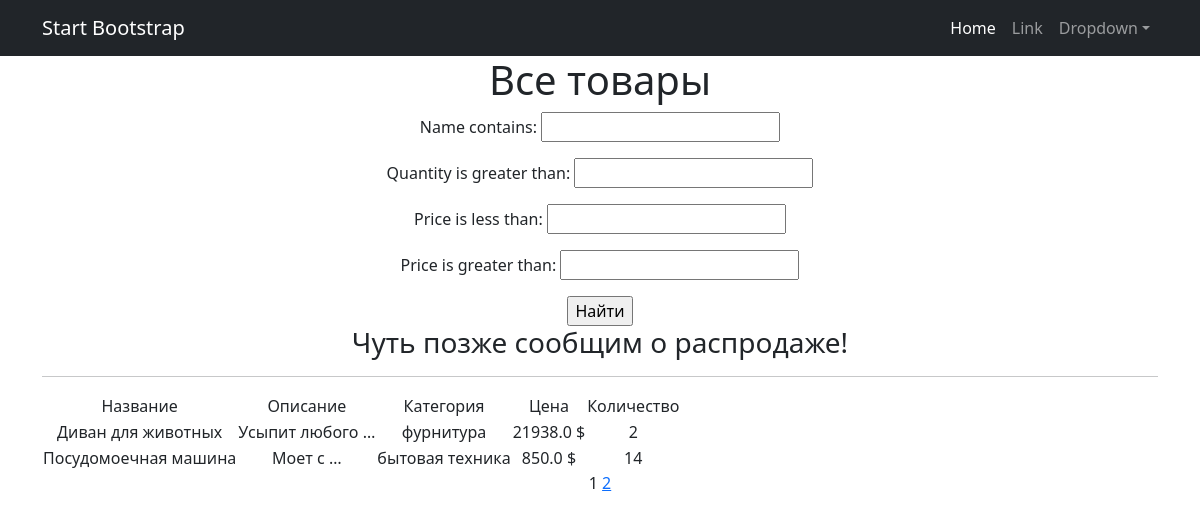
Before: /products/ with the older database file.
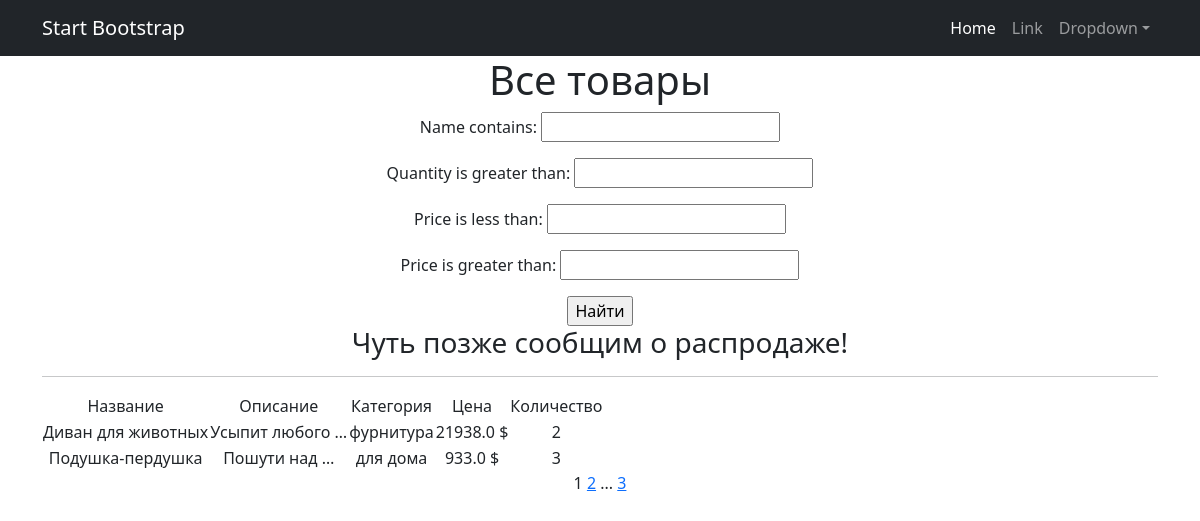
After: the same page with the newer database file.
### simpleapp/models.py (models this page shows, shortened)
class Product(models.Model):
    name = models.CharField(
        max_length=50,
        unique=True, # названия товаров не должны повторяться
    )
    description = models.TextField()
    quantity = models.IntegerField(
        validators=[MinValueValidator(0)],
    )
    category = models.ForeignKey(
        to='Category',
        on_delete=models.CASCADE,
        related_name='products', # все продукты в категории будут доступны через поле products
    )
    price = models.FloatField(
        validators=[MinValueValidator(0.0)],
    )

class Category(models.Model):
    name = models.CharField(max_length=100, unique=True)

### simpleapp/views.py (the view)
# urls.py: path('', ProductsList.as_view(), name='product_list'),
class ProductsList(ListView):
    model = Product
    ordering = 'name'
    template_name = 'products.html'
    context_object_name = 'products'
    paginate_by = 2  # вот так мы можем указать количество записей на странице
    def get_queryset(self):
        queryset = super().get_queryset()
        self.filterset = ProductFilter(self.request.GET, queryset)
        return self.filterset.qs
    def get_context_data(self, **kwargs):
        context = super().get_context_data(**kwargs)
        context['next_sale'] = None #также значение по умолчанию можно задать как строку
        context['filterset'] = self.filterset
        return context

### simpleapp/templatetags/custom_filters.py (called while the page is built)
@register.filter()
def currency(value, code='rub'):
   postfix = CURRENCIES_SYMBOLS[code]
   return f'{value} {postfix}'

### simpleapp/templatetags/custom_tags.py (called while the page is built)
@register.simple_tag()
def current_time(format_string='%b %d %Y'):
   return datetime.utcnow().strftime(format_string)

@register.simple_tag(takes_context=True)
def url_replace(context, **kwargs):
   d = context['request'].GET.copy()
   for k, v in kwargs.items():
       d[k] = v
   return d.urlencode()

### templates/products.html (shortened to what this page needs)
{% extends 'flatpages/default.html' %}
{% load custom_filters %}
{% load custom_tags %}
{% block content %}
   <h1>Все товары</h1>
    <form action="" method="get">
       {{ filterset.form.as_p }}
       <input type="submit" value="Найти" />
    </form>
   <h3> {{ next_sale|default_if_none:"Чуть позже сообщим о распродаже!" }} </h3>
   <hr>
   {% if products %}
       <table>
           <tr>
               <td>Название</td>
               <td>Описание</td>
               <td>Категория</td>
               <td>Цена</td>
               <td>Количество</td>
           </tr>
           {% for product in products %}
           <tr>
               <td>{{ product.name }}</td>
               <td>{{ product.description|truncatewords:2 }}</td>
               <td>{{ product.category.name }}</td>
               <td>{{ product.price|currency:"usd" }}</td>
               <td>{{ product.quantity }}</td>
           </tr>
           {% endfor %}
       </table>
   {% else %}
       <h2>Товаров нет!</h2>
   {% endif %}
   {{ page_obj.number }}
   {% if page_obj.has_next %}
       <a href="?{% url_replace page=page_obj.next_page_number %}">{{ page_obj.next_page_number }}</a>
       {% if paginator.num_pages != page_obj.next_page_number %}
           ...
           <a href="?{% url_replace page=page_obj.paginator.num_pages %}">{{ page_obj.paginator.num_pages }}</a>
       {% endif %}
   {% endif %}
{% endblock content %}

Changed rows visible on the page:
no longer on this page (row unchanged): Product: name "Посудомоечная машина", description "Моет с …", category.name "бытовая техника", price "850.0 $", quantity "14"
added Product: name "Подушка-пердушка", description "Пошути над …", category.name "для дома", price "933.0 $", quantity "3"
Other visible differences:
{{ page_obj.paginator.num_pages }}: (not shown) → "3"
